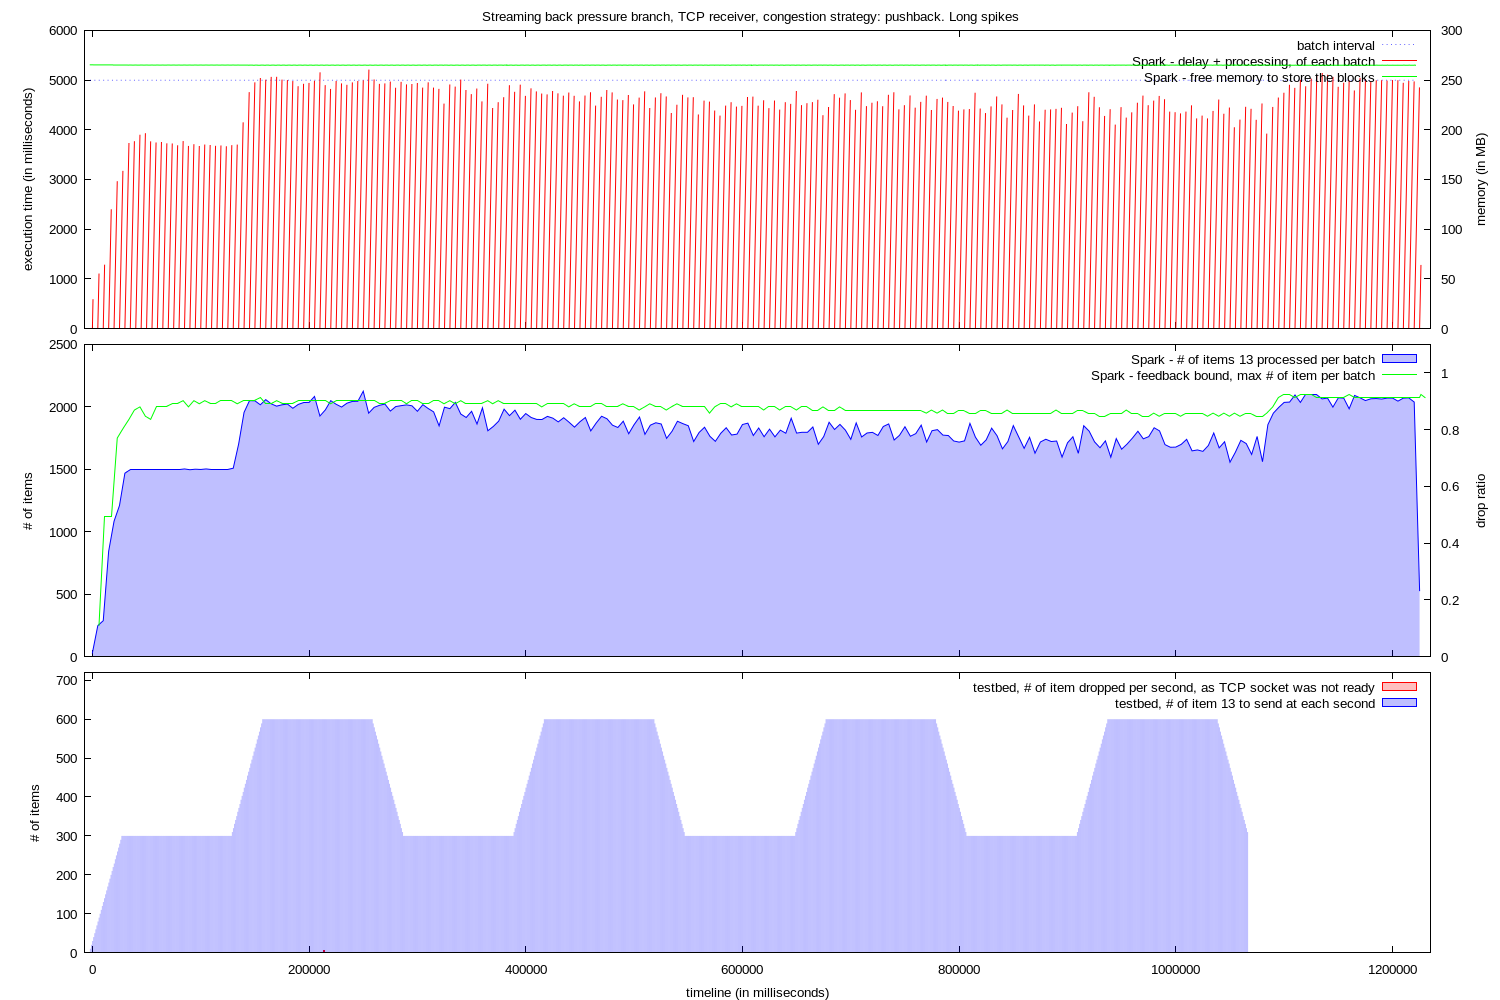

This chart was generated by the following gnuplot code:

set y2range [0:]
set y2tics
set yrange [0:]
set lmargin 12
set rmargin 10
set datafile missing "?"
set style fill transparent solid 0.25

set style arrow 1 nohead ls 1
set ytics nomirror

set terminal pngcairo dashed enhanced font "arial,10" fontscale 1.0 size 1500,1000
set output "graph.png"

set multiplot layout 3, 1 title "Streaming back pressure branch, TCP receiver, congestion strategy: pushback. Long spikes"

set xrange [ -7285 : 1235020 ]
set xtics format " "
set bmargin 1
set ylabel "execution time (in milliseconds)"
set y2label "memory (in MB)"

plot "memory.log" using 1:(5000) with line lt 0 lc 3 title "batch interval", \
  "execution.log" using 2:(0):($1-$2):($1-$2) with vector title "Spark - delay + processing, of each batch" arrowstyle 1, \
  "memory.log" using 1:($2/1024) axes x1y2 with lines title "Spark - free memory to store the blocks" lt 1 lc 2
 


set tmargin 0
set ylabel "# of items"
set y2label "drop ratio"
set y2range [ 0 : 1.1 ]

plot "execution.log" using 2:($3) with filledcurve x1 title "Spark - # of items 13 processed per batch" lt 1 lc 3, \
  "feedback.log" using 1:($2 * 25) with lines title "Spark - feedback bound, max # of item per batch" lt 1 lc 2


set xlabel "timeline (in milliseconds)"


set xtics format "%.0f"
set bmargin 3
set ylabel "# of items"
unset y2label
unset y2tics
unset y2range


set yrange [ 0 : 720 ]
set y2range [ 0 : 7 ]

set boxwidth 1000

plot "droppedValuesPerSecond.log" using 1:2 with boxes title "testbed, # of item dropped per second, as TCP socket was not ready" lt 1 lc 1, \
"tick.log" using 1:($2) with fillsteps title "testbed, # of item 13 to send at each second" lt 1 lc 3
unset multiplot
